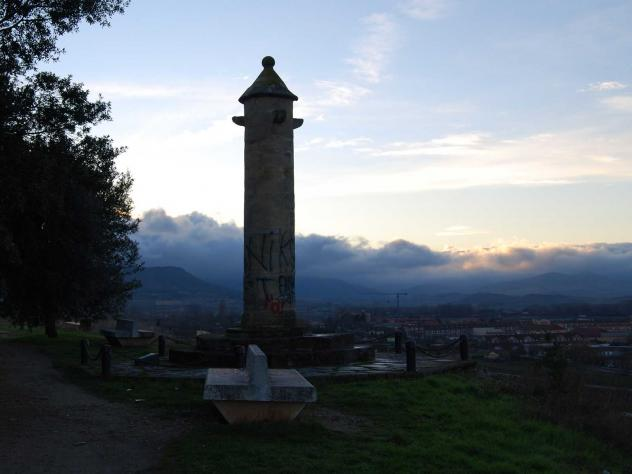
#> input picture Infrarojo/1.jpg, 632 x 474 px
$ python infrarrojo.py   (Python 2 division)
#> lines starting #> are read from the running program, lines starting #| are printed output that depends on the picture
#> in main, img is the input picture: PIL image 632x474 RGB; mean R, G, B 105.7, 113.5, 120.9
import colorsys
import numpy as np
from PIL import Image, ImageEnhance
import time

# propiedades de NP para cambiar de modo RGB a HSV y viceversa
rgb_to_hsv = np.vectorize(colorsys.rgb_to_hsv)
hsv_to_rgb = np.vectorize(colorsys.hsv_to_rgb)

# convertimos imagen a RGB para cambiar tonalidades rojas, azules y verdes.
def convertirImgMatrixRGB(img):
	return np.array(img.convert("RGB"))

# Resaltamos ciertos tonos como el rojo por sobre los demas para dar un efecto adicional
def retoquecolor(img):
	for i in range(img.size[0]):
		for j in range(img.size[1]):
			r, g, b = img.getpixel((i, j))
			img.putpixel((i, j), ((r+230)/3, (r+g+150)/3, (r+g+b+70)/3))
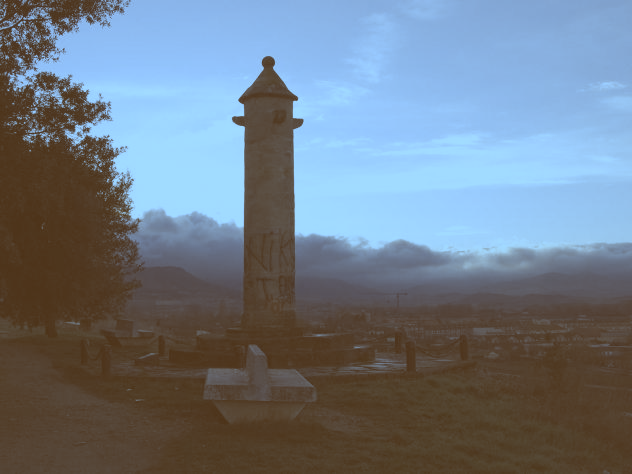
#> img: PIL image 632x474 RGB; mean R, G, B 111.6, 122.7, 134.3
	return img


# funcion que blanquea las tonalidades verdes.
def blanquear(img):
	arrImg = convertirImgMatrixRGB(img)
	for i in range(img.size[1]):
		for j in range(img.size[0]):
			if(arrImg[i][j][1]>240 and arrImg[i][j][0]<80 and arrImg[i][j][2]<80):
				arrImg[i][j][0] =255
				arrImg[i][j][1] =255
				arrImg[i][j][2] =255
	imgblanqueada = Image.fromarray(arrImg)
	return imgblanqueada


# asigna mayor brillo y contraste a la imagen
def tonos(img):
	imgtono= ImageEnhance.Brightness(img).enhance(1000)
	imgtono= ImageEnhance.Contrast(img).enhance(3)
	return imgtono

# resaltamos matiz de la imagen
def color(imagen, matiz):
#> called with matiz = 205
	img = imagen.convert('RGBA')
#> img: PIL image 632x474 RGBA
	arr = np.array(np.asarray(img).astype('float'))
	imgresaltada = Image.fromarray(cambiar_matiz(arr, matiz/360.).astype('uint8'), 'RGBA')

	return imgresaltada

# aplicamos grado de matiz al modo HSV
def cambiar_matiz(arr, grado_matiz):
#> called with grado_matiz = 0.569
    r, g, b, a = np.rollaxis(arr, axis=-1)
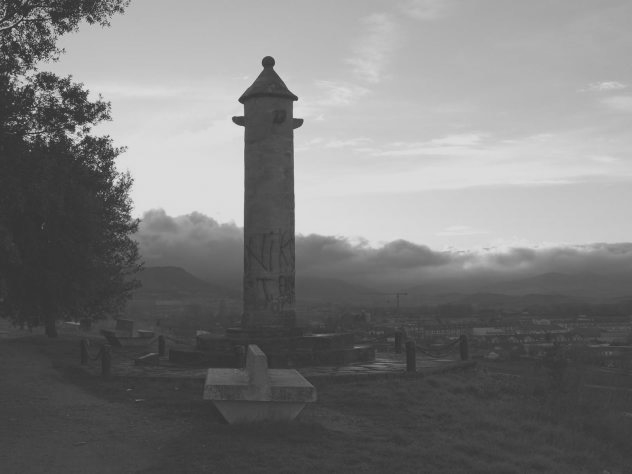
#> g: shape (474, 632) float64; min 50, max 220, mean 122.7
#> a: shape (474, 632) float64; every value is 255
    h, s, v = rgb_to_hsv(r, g, b)
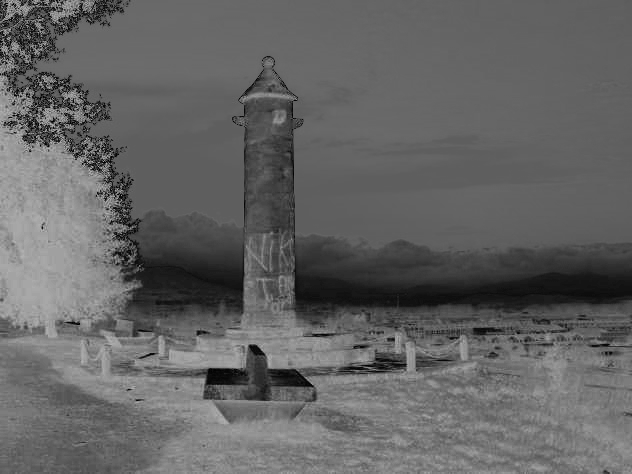
#> s: shape (474, 632) float64; min 0, max 0.697, mean 0.393
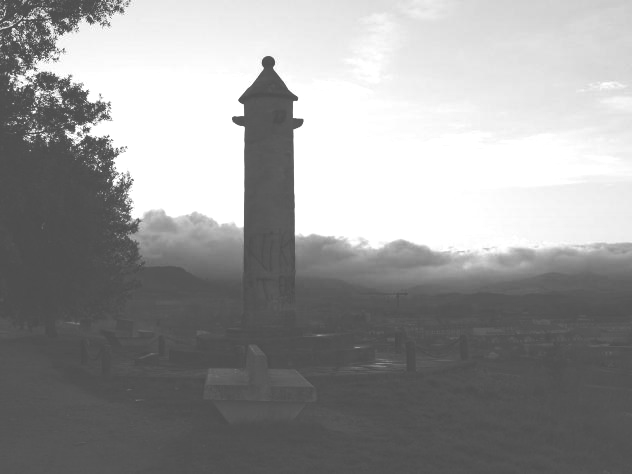
#> v: shape (474, 632) float64; min 76, max 255, mean 152.2
    h = grado_matiz
    r, g, b = hsv_to_rgb(h, s, v)
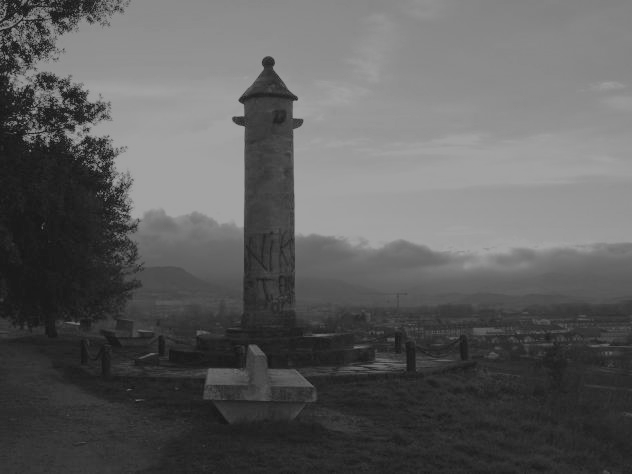
#> r: shape (474, 632) float64; min 23, max 161, mean 93.5
    arr = np.dstack((r, g, b, a))
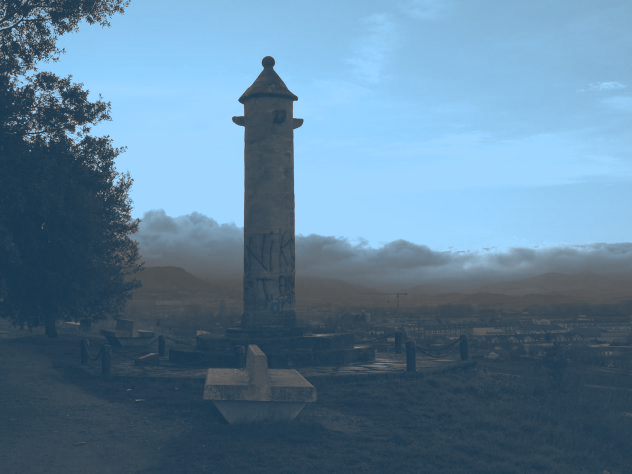
#> arr: shape (474, 632, 4) float64; mean of channels 0, 1, 2, 3 93.5, 127.8, 152.2, 255; drawn as R, G, B
    return arr

def main():
    #Asignamos un grado de matiz para resaltar colores
    starting_point=time.time()
    matiz=205
    img = Image.open('1.jpg')
    imgtocada=retoquecolor(img)
    imgcolor=color(imgtocada,matiz)
    imgblanc= blanquear(imgcolor)
    imgfinal= tonos(imgblanc)
#> in tonos, `imgtono= ImageEnhance.Brightness(img).enhance(1000)`: imgtono: PIL image 632x474 RGB; every value is 255
#> in tonos, `imgtono= ImageEnhance.Contrast(img).enhance(3)`:
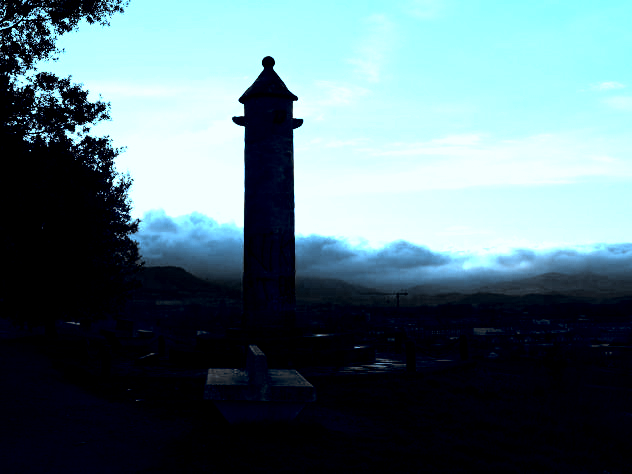
#> imgtono: PIL image 632x474 RGB; mean R, G, B 89.8, 114.6, 121.8
    imgfinal.save("final.png")
    elapsed_time=time.time()-starting_point
    print" "
    print "tiempo serial en segundos= " + str(elapsed_time)

main()
